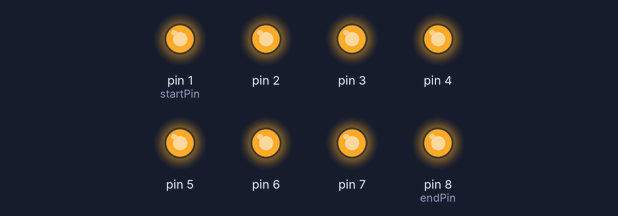
Recording of a sketch running on a simulated Arduino Uno, built with avr-gcc and run on an emulated ATmega328P. Parts: output pins drawn as LEDs (lit = HIGH).

Above: at 0.15 s.
At 1.25 s:
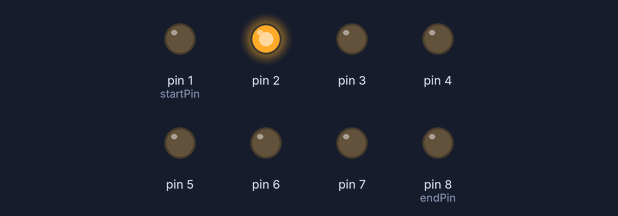
At 1.9 s:
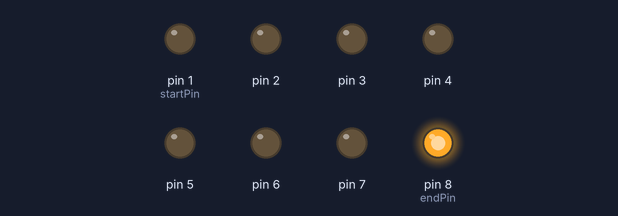
At 3.25 s:
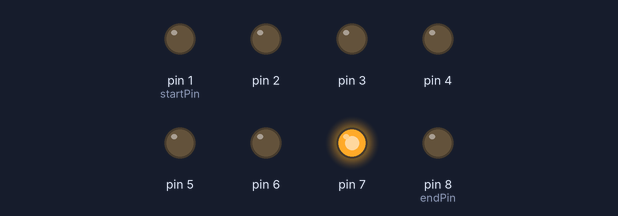
At 3.9 s:
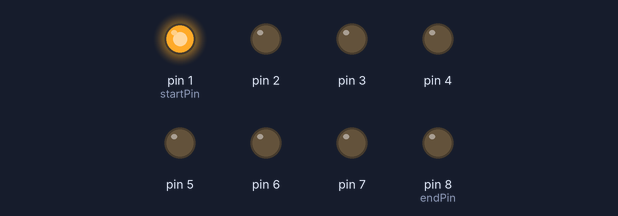
At 4.45 s:
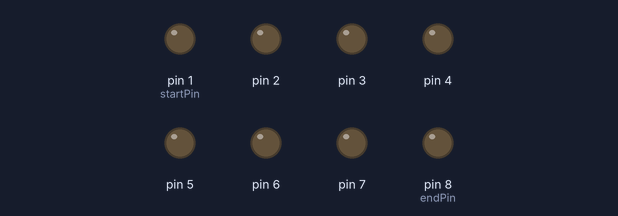
Timing chart, 0 to 5.2 s (numbered marks = the images above):
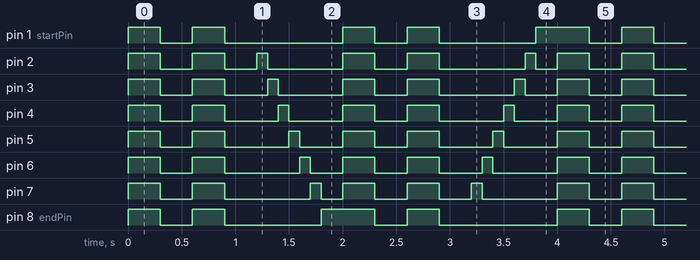

Measured:
- by itself, pin 1 (startPin): repeats every 4.0 s: LOW 0.30 s, HIGH 0.30 s, LOW 1.1 s, HIGH 0.30 s, LOW 0.30 s, HIGH 0.30 s, LOW 0.90 s, HIGH 0.50 s
- by itself, pin 8 (endPin): repeats every 4.0 s: LOW 0.30 s, HIGH 0.30 s, LOW 0.90 s, HIGH 0.50 s, LOW 0.30 s, HIGH 0.30 s, LOW 1.1 s, HIGH 0.30 s
- by itself, pin 6: repeats every 4.0 s: LOW 0.30 s, HIGH 0.30 s, LOW 0.70 s, HIGH 0.10 s, 2 × (LOW 0.30 s, HIGH 0.30 s), LOW 0.40 s, HIGH 0.10 s, LOW 0.60 s, HIGH 0.30 s
- by itself, pin 7: repeats every 4.0 s: LOW 0.30 s, HIGH 0.30 s, LOW 0.80 s, HIGH 0.10 s, LOW 0.20 s, 2 × (HIGH 0.30 s, LOW 0.30 s), HIGH 0.10 s, LOW 0.70 s, HIGH 0.30 s

The sketch:

___-2.ino
```cpp
const byte startPin = 1;
const byte endPin = 8;

void setup() {
  // put your setup code here, to run once:
  for (byte i = startPin; i<= endPin; i++)
  {
    pinMode(i, OUTPUT);
  }
}

void loop() {
  // put your main code here, to run repeatedly:
  byte i,j;
  byte lightPin = startPin;

 for(j=0;j<=1;j++)
 {
  for(i=lightPin;i<=endPin;i++)
    digitalWrite(i,HIGH);
  delay (300);
  for(i=lightPin;i<=endPin;i++)
    digitalWrite(i,LOW);
  delay (300);
 }
 for (i=startPin; i<= endPin; i++)
  {
    digitalWrite(i,LOW);

  	if (lightPin < endPin)
  	{
    	lightPin ++;
  	}
  	else
  	{
    	lightPin = endPin;
  	}
  	digitalWrite(lightPin, HIGH);
  	delay (100);
  }
 lightPin = startPin;
 for(j=0;j<=1;j++)
 {
  for(i=lightPin;i<=endPin;i++)
    digitalWrite(i,HIGH);
  delay (300);
  for(i=lightPin;i<=endPin;i++)
    digitalWrite(i,LOW);
  delay (300);
 }
lightPin = endPin;
  for (i=endPin; i>= startPin; i--)
  {
    digitalWrite(i,LOW);
  	if (lightPin > startPin)
  	{
    	lightPin --;
  	}
  	else
  	{
    	lightPin = startPin;
  	}
  	digitalWrite(lightPin, HIGH);
  	delay (100);
  }
}
```
